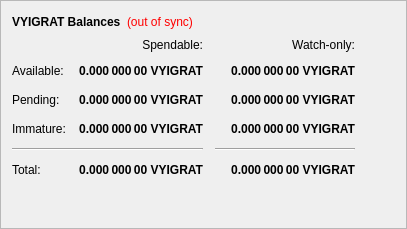
        <widget class="QFrame" name="frame">
         <property name="frameShape">
          <enum>QFrame::StyledPanel</enum>
         </property>
         <property name="frameShadow">
          <enum>QFrame::Raised</enum>
         </property>
         <layout class="QVBoxLayout" name="verticalLayout_4">
          <item>
           <layout class="QHBoxLayout" name="horizontalLayout_4">
            <item>
             <widget class="QLabel" name="label_5">
              <property name="font">
               <font>
                <weight>75</weight>
                <bold>true</bold>
               </font>
              </property>
              <property name="text">
               <string>VYIGRAT Balances</string>
              </property>
             </widget>
            </item>
            <item>
             <widget class="QLabel" name="labelWalletStatus">
              <property name="cursor">
               <cursorShape>WhatsThisCursor</cursorShape>
              </property>
              <property name="toolTip">
               <string>The displayed information may be out of date. Your wallet automatically synchronizes with the Vyigrat network after a connection is established, but this process has not completed yet.</string>
              </property>
              <property name="styleSheet">
               <string notr="true">QLabel { color: red; }</string>
              </property>
              <property name="text">
               <string notr="true">(out of sync)</string>
              </property>
              <property name="alignment">
               <set>Qt::AlignLeading|Qt::AlignLeft|Qt::AlignVCenter</set>
              </property>
             </widget>
            </item>
            <item>
             <spacer name="horizontalSpacer_3">
              <property name="orientation">
               <enum>Qt::Horizontal</enum>
              </property>
              <property name="sizeHint" stdset="0">
               <size>
                <width>40</width>
                <height>20</height>
               </size>
              </property>
             </spacer>
            </item>
           </layout>
          </item>
          <item>
           <layout class="QGridLayout" name="gridLayout">
            <property name="spacing">
             <number>12</number>
            </property>
            <item row="2" column="2">
             <widget class="QLabel" name="labelWatchPending">
              <property name="font">
               <font>
                <weight>75</weight>
                <bold>true</bold>
               </font>
              </property>
              <property name="cursor">
               <cursorShape>IBeamCursor</cursorShape>
              </property>
              <property name="toolTip">
               <string>Unconfirmed transactions to watch-only addresses</string>
              </property>
              <property name="text">
               <string notr="true">0.000 000 00 VYIGRAT</string>
              </property>
              <property name="alignment">
               <set>Qt::AlignRight|Qt::AlignTrailing|Qt::AlignVCenter</set>
              </property>
              <property name="textInteractionFlags">
               <set>Qt::LinksAccessibleByMouse|Qt::TextSelectableByKeyboard|Qt::TextSelectableByMouse</set>
              </property>
             </widget>
            </item>
            <item row="2" column="1">
             <widget class="QLabel" name="labelUnconfirmed">
              <property name="font">
               <font>
                <weight>75</weight>
                <bold>true</bold>
               </font>
              </property>
              <property name="cursor">
               <cursorShape>IBeamCursor</cursorShape>
              </property>
              <property name="toolTip">
               <string>Total of transactions that have yet to be confirmed, and do not yet count toward the spendable balance</string>
              </property>
              <property name="text">
               <string notr="true">0.000 000 00 VYIGRAT</string>
              </property>
              <property name="alignment">
               <set>Qt::AlignRight|Qt::AlignTrailing|Qt::AlignVCenter</set>
              </property>
              <property name="textInteractionFlags">
               <set>Qt::LinksAccessibleByMouse|Qt::TextSelectableByKeyboard|Qt::TextSelectableByMouse</set>
              </property>
             </widget>
            </item>
            <item row="3" column="2">
             <widget class="QLabel" name="labelWatchImmature">
              <property name="font">
               <font>
                <weight>75</weight>
                <bold>true</bold>
               </font>
              </property>
              <property name="cursor">
               <cursorShape>IBeamCursor</cursorShape>
              </property>
              <property name="toolTip">
               <string>Staked or masternode rewards in watch-only addresses that has not yet matured</string>
              </property>
              <property name="text">
               <string notr="true">0.000 000 00 VYIGRAT</string>
              </property>
              <property name="alignment">
               <set>Qt::AlignRight|Qt::AlignTrailing|Qt::AlignVCenter</set>
              </property>
              <property name="textInteractionFlags">
               <set>Qt::LinksAccessibleByMouse|Qt::TextSelectableByKeyboard|Qt::TextSelectableByMouse</set>
              </property>
             </widget>
            </item>
            <item row="4" column="0" colspan="2">
             <widget class="Line" name="lineSpendableBalance">
              <property name="orientation">
               <enum>Qt::Horizontal</enum>
              </property>
             </widget>
            </item>
            <item row="4" column="2">
             <widget class="Line" name="lineWatchBalance">
              <property name="sizePolicy">
               <sizepolicy hsizetype="Preferred" vsizetype="Fixed">
                <horstretch>0</horstretch>
                <verstretch>0</verstretch>
               </sizepolicy>
              </property>
              <property name="minimumSize">
               <size>
                <width>140</width>
                <height>0</height>
               </size>
              </property>
              <property name="orientation">
               <enum>Qt::Horizontal</enum>
              </property>
             </widget>
            </item>
            <item row="5" column="0">
             <widget class="QLabel" name="labelTotalText">
              <property name="text">
               <string>Total:</string>
              </property>
             </widget>
            </item>
            <item row="3" column="1">
             <widget class="QLabel" name="labelImmature">
              <property name="font">
               <font>
                <weight>75</weight>
                <bold>true</bold>
               </font>
              </property>
              <property name="cursor">
               <cursorShape>IBeamCursor</cursorShape>
              </property>
              <property name="toolTip">
               <string>Staked or masternode rewards that has not yet matured</string>
              </property>
              <property name="text">
               <string notr="true">0.000 000 00 VYIGRAT</string>
              </property>
              <property name="alignment">
               <set>Qt::AlignRight|Qt::AlignTrailing|Qt::AlignVCenter</set>
              </property>
              <property name="textInteractionFlags">
               <set>Qt::LinksAccessibleByMouse|Qt::TextSelectableByKeyboard|Qt::TextSelectableByMouse</set>
              </property>
             </widget>
            </item>
            <item row="2" column="3">
             <spacer name="horizontalSpacer_2">
              <property name="orientation">
               <enum>Qt::Horizontal</enum>
              </property>
              <property name="sizeHint" stdset="0">
               <size>
                <width>40</width>
                <height>20</height>
               </size>
              </property>
             </spacer>
            </item>
            <item row="3" column="0">
             <widget class="QLabel" name="labelImmatureText">
              <property name="text">
               <string>Immature:</string>
              </property>
             </widget>
            </item>
            <item row="5" column="1">
             <widget class="QLabel" name="labelTotal">
              <property name="font">
               <font>
                <weight>75</weight>
                <bold>true</bold>
               </font>
              </property>
              <property name="cursor">
               <cursorShape>IBeamCursor</cursorShape>
              </property>
              <property name="toolTip">
               <string>Your current total balance</string>
              </property>
              <property name="text">
               <string notr="true">0.000 000 00 VYIGRAT</string>
              </property>
              <property name="alignment">
               <set>Qt::AlignRight|Qt::AlignTrailing|Qt::AlignVCenter</set>
              </property>
              <property name="textInteractionFlags">
               <set>Qt::LinksAccessibleByMouse|Qt::TextSelectableByKeyboard|Qt::TextSelectableByMouse</set>
              </property>
             </widget>
            </item>
            <item row="5" column="2">
             <widget class="QLabel" name="labelWatchTotal">
              <property name="font">
               <font>
                <weight>75</weight>
                <bold>true</bold>
               </font>
              </property>
              <property name="cursor">
               <cursorShape>IBeamCursor</cursorShape>
              </property>
              <property name="toolTip">
               <string>Current total balance in watch-only addresses</string>
              </property>
              <property name="text">
               <string notr="true">0.000 000 00 VYIGRAT</string>
              </property>
              <property name="alignment">
               <set>Qt::AlignRight|Qt::AlignTrailing|Qt::AlignVCenter</set>
              </property>
              <property name="textInteractionFlags">
               <set>Qt::LinksAccessibleByMouse|Qt::TextSelectableByKeyboard|Qt::TextSelectableByMouse</set>
              </property>
             </widget>
            </item>
            <item row="0" column="2">
             <widget class="QLabel" name="labelWatchonly">
              <property name="text">
               <string>Watch-only:</string>
              </property>
              <property name="alignment">
               <set>Qt::AlignRight|Qt::AlignTrailing|Qt::AlignVCenter</set>
              </property>
             </widget>
            </item>
            <item row="1" column="0">
             <widget class="QLabel" name="labelBalanceText">
              <property name="text">
               <string>Available:</string>
              </property>
             </widget>
            </item>
            <item row="1" column="1">
             <widget class="QLabel" name="labelBalance">
              <property name="font">
               <font>
                <weight>75</weight>
                <bold>true</bold>
               </font>
              </property>
              <property name="cursor">
               <cursorShape>IBeamCursor</cursorShape>
              </property>
              <property name="toolTip">
               <string>Your current spendable balance</string>
              </property>
              <property name="text">
               <string notr="true">0.000 000 00 VYIGRAT</string>
              </property>
              <property name="alignment">
               <set>Qt::AlignRight|Qt::AlignTrailing|Qt::AlignVCenter</set>
              </property>
              <property name="textInteractionFlags">
               <set>Qt::LinksAccessibleByMouse|Qt::TextSelectableByKeyboard|Qt::TextSelectableByMouse</set>
              </property>
             </widget>
            </item>
            <item row="1" column="2">
             <widget class="QLabel" name="labelWatchAvailable">
              <property name="font">
               <font>
                <weight>75</weight>
                <bold>true</bold>
               </font>
              </property>
              <property name="cursor">
               <cursorShape>IBeamCursor</cursorShape>
              </property>
              <property name="toolTip">
               <string>Your current balance in watch-only addresses</string>
              </property>
              <property name="text">
               <string notr="true">0.000 000 00 VYIGRAT</string>
              </property>
              <property name="alignment">
               <set>Qt::AlignRight|Qt::AlignTrailing|Qt::AlignVCenter</set>
              </property>
              <property name="textInteractionFlags">
               <set>Qt::LinksAccessibleByMouse|Qt::TextSelectableByKeyboard|Qt::TextSelectableByMouse</set>
              </property>
             </widget>
            </item>
            <item row="2" column="0">
             <widget class="QLabel" name="labelPendingText">
              <property name="text">
               <string>Pending:</string>
              </property>
             </widget>
            </item>
            <item row="0" column="1">
             <widget class="QLabel" name="labelSpendable">
              <property name="text">
               <string>Spendable:</string>
              </property>
              <property name="alignment">
               <set>Qt::AlignRight|Qt::AlignTrailing|Qt::AlignVCenter</set>
              </property>
             </widget>
            </item>
           </layout>
          </item>
          <item>
           <spacer name="verticalSpacer_4">
            <property name="orientation">
             <enum>Qt::Vertical</enum>
            </property>
            <property name="sizeHint" stdset="0">
             <size>
              <width>20</width>
              <height>40</height>
             </size>
            </property>
           </spacer>
          </item>
         </layout>
        </widget>
